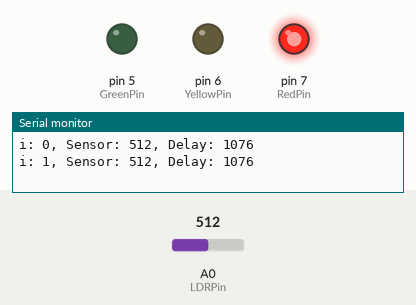
Recording of a sketch running on a simulated Arduino Uno, built with avr-gcc and run on an emulated ATmega328P. Shown: output pins drawn as LEDs (lit = HIGH), the last lines printed to the serial monitor. Dashed ring = blinking. Inputs (shaded band) come from the test bench; at power-on: A0 (LDRPin) = 512.

Above: at 1.8 s.
1.9 s: A0 (LDRPin) set to 122
At 2.66 s:
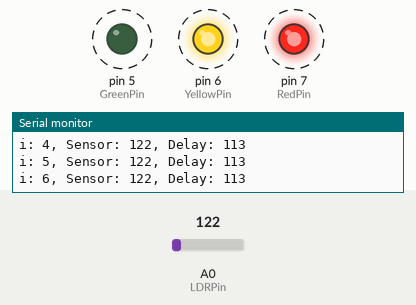
5.4 s: A0 (LDRPin) set to 0
At 6.4 s:
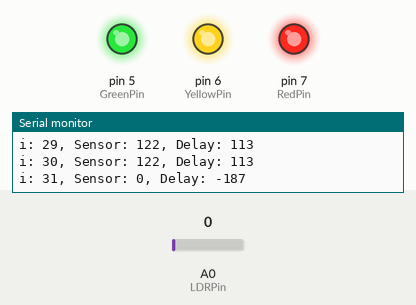
Timing chart, 0 to 8.4 s (numbered marks = the images above; inputs shaded):
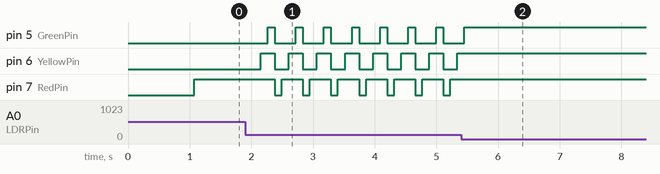

The sketch:

sketch_may29a.ino
```cpp
/*
Codigo de semaforo
Hay 3 leds conectados a una resistencia de 330[Omhs],
Luego corre el loop en donde el valor de i va cambiando y estableciendo el estado

Este codigo usa un divisor de corriente en el LDR,
de manera que se puede comprara la resistencia.

A mayor luz va mas rapido, a menor luz va mas lento
*/
  // ============= Pins =============
const int RedPin = 7;
const int YellowPin = 6;
const int GreenPin = 5;
const int LDRPin = A0; // Pin analógico donde se conecta el LDR
int delayTime = 1000; // Delay inicial de 1 segundo
int i=0;

void setup() {
  // Setups del codigo
  pinMode(RedPin, OUTPUT);
  pinMode(YellowPin, OUTPUT);
  pinMode(GreenPin, OUTPUT);
  // inicializa en Low
  digitalWrite(RedPin, LOW);
  digitalWrite(YellowPin, LOW);
  digitalWrite(GreenPin, LOW);

  int i=0; // usada en loops
  Serial.begin(9600);

}

void loop() {
  int sensorValue = analogRead(LDRPin); // Lee el valor del sensor de luz
  delayTime = map(sensorValue, 80, 400, 10, 800); // Mapea el valor del sensor al rango de delay deseado (500 ms a 3 segundos)

  Serial.print("i: ");
  Serial.print(i);
  Serial.print(", Sensor: ");
  Serial.print(sensorValue);
  Serial.print(", Delay: ");
  Serial.println(delayTime);

  delay(delayTime); // Usa la variable delayTime para controlar el tiempo de espera

  if (i%4==0) digitalWrite(RedPin, HIGH);
  else if (i%4==1) digitalWrite(YellowPin, HIGH);
  else if (i%4==2) digitalWrite(GreenPin, HIGH);
  else {
    digitalWrite(RedPin, LOW);
    digitalWrite(YellowPin, LOW);
    digitalWrite(GreenPin, LOW);
  }
  i++;

}
```

Measured:
- after the input at 5.4 s, pin 5 (GreenPin): goes on until 5.5 s, then stays HIGH; pin 6 (YellowPin), pin 7 (RedPin): stops changing and stays HIGH
- by itself, pin 5 (GreenPin): alternates HIGH for 0.11 s and LOW for 0.34 s
- by itself, pin 6 (YellowPin): alternates HIGH for 0.23 s and LOW for 0.23 s
- by itself, pin 7 (RedPin): alternates HIGH for 0.34 s and LOW for 0.11 s
